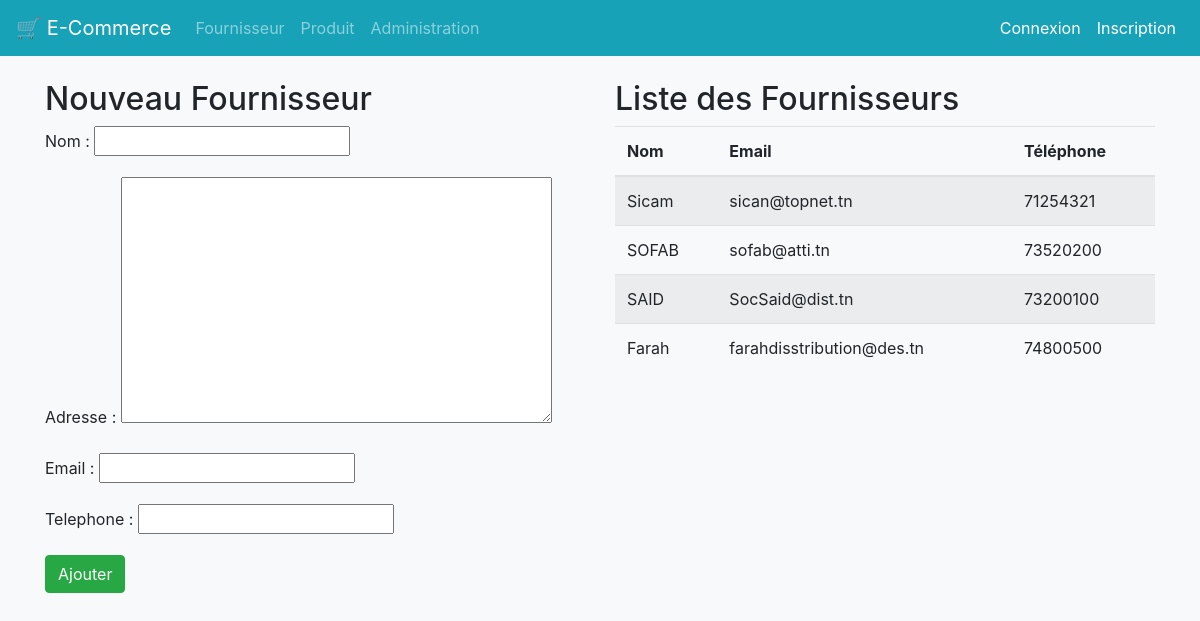
/magasin/nouvFournisseur/, run on the app's committed database.
### magasin/models.py (models this page shows, shortened)
class Fournisseur(models.Model):
    nom = models.CharField(max_length=100)
    adresse = models.TextField()
    email = models.EmailField()
    telephone = models.CharField(max_length=8)

### magasin/views.py (the view)
# urls.py: path('nouvFournisseur/', views.nouveauFournisseur, name='nouveauFour'),
def nouveauFournisseur(request):
    if request.method == "POST":
        form = FournisseurForm(request.POST)
        if form.is_valid():
            form.save()
            return redirect('/magasin')
    else:
        form = FournisseurForm()
    fournisseurs = Fournisseur.objects.all()
    context = {'form': form, 'fournisseurs': fournisseurs}
    return render(request, 'magasin/fournisseur.html', context)

### magasin/forms.py
class FournisseurForm(forms.ModelForm):
    class Meta:
        model = Fournisseur
        fields = '__all__'

### templates/magasin/fournisseur.html (shortened to what this page needs)
{% extends 'magasin/base.html' %}
{% block content %}
<div class="container mt-4">
    <div class="row">
        <div class="col-md-6">
            <h2>Nouveau Fournisseur</h2>
            <form method="POST" class="post-form">
                {{ form.as_p }}
                <button type="submit" class="btn btn-success">Ajouter</button>
            </form>
        </div>
        <div class="col-md-6">
            <h2>Liste des Fournisseurs</h2>
            <table class="table table-striped">
                <thead>
                    <tr>
                        <th>Nom</th>
                        <th>Email</th>
                        <th>Téléphone</th>
                    </tr>
                </thead>
                <tbody>
                    {% for fournisseur in fournisseurs %}
                    <tr>
                        <td>{{ fournisseur.nom }}</td>
                        <td>{{ fournisseur.email }}</td>
                        <td>{{ fournisseur.telephone }}</td>
                    </tr>
                    {% endfor %}
                </tbody>
            </table>
        </div>
    </div>
</div>
{% endblock %}

### static/css/base.css (style rules this page uses)
body { background-color: #f8f9fa; }

### data on the page
Fournisseur: nom "Sicam", email "sican@topnet.tn", telephone "71254321"
Fournisseur: nom "SOFAB", email "sofab@atti.tn", telephone "73520200"
Fournisseur: nom "SAID", email "SocSaid@dist.tn", telephone "73200100"
Fournisseur: nom "Farah", email "farahdisstribution@des.tn", telephone "74800500"
